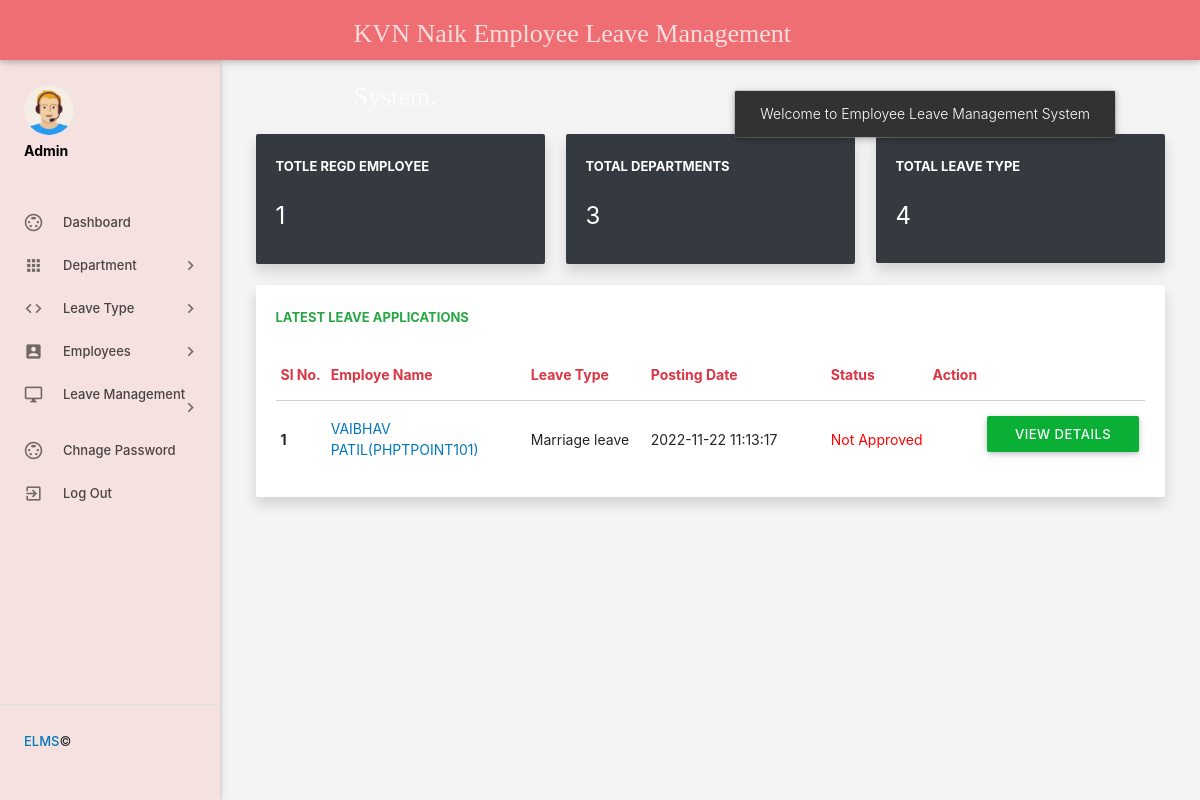
Screenshot of /admin/dashboard.php (signed in) with the database file from the repository.
### tables this page shows
CREATE TABLE `tblleaves` (
  `id` int(11) NOT NULL,
  `LeaveType` varchar(110) NOT NULL,
  `ToDate` varchar(120) NOT NULL,
  `FromDate` varchar(120) NOT NULL,
  `Description` mediumtext NOT NULL,
  `PostingDate` timestamp NOT NULL DEFAULT current_timestamp(),
  `AdminRemark` mediumtext DEFAULT NULL,
  `AdminRemarkDate` varchar(120) DEFAULT NULL,
  `Status` int(1) NOT NULL,
  `IsRead` int(1) NOT NULL,
  `empid` int(11) DEFAULT NULL
);

CREATE TABLE `tblemployees` (
  `id` int(11) NOT NULL,
  `EmpId` varchar(100) NOT NULL,
  `FirstName` varchar(150) NOT NULL,
  `LastName` varchar(150) NOT NULL,
  `EmailId` varchar(200) NOT NULL,
  `Password` varchar(180) NOT NULL,
  `Gender` varchar(100) NOT NULL,
  `Dob` varchar(100) NOT NULL,
  `Department` varchar(255) NOT NULL,
  `Address` varchar(255) NOT NULL,
  `City` varchar(200) NOT NULL,
  `Country` varchar(150) NOT NULL,
  `Phonenumber` char(11) NOT NULL,
  `Status` int(1) NOT NULL,
  `RegDate` timestamp NOT NULL DEFAULT current_timestamp()
);

### admin/dashboard.php (the view, shortened to what this page needs)
<?php
include('includes/config.php');
if(strlen($_SESSION['alogin'])==0)
    {
header('location:index.php');
}
else{
?>
<!DOCTYPE html>
<html lang="en">
    <head>
        <link rel="stylesheet" href="https://maxcdn.bootstrapcdn.com/bootstrap/4.5.0/css/bootstrap.min.css">
        <link type="text/css" rel="stylesheet" href="../assets/plugins/materialize/css/materialize.css"/>
        <link href="../assets/plugins/metrojs/MetroJs.min.css" rel="stylesheet">
        <link href="../assets/plugins/weather-icons-master/css/weather-icons.min.css" rel="stylesheet">
        <link href="../assets/css/alpha.min.css" rel="stylesheet" type="text/css"/>
        <link href="../assets/css/style.css" rel="stylesheet" type="text/css"/>
    </head>
    <body>
           <?php include('includes/header.php');?>
       <?php include('includes/sidebar.php');?>
            <main class="mn-inner mt-5">
                <div class="">
                    <div class="row no-m-t no-m-b">
                    <div class="col s12 m12 col-md-4 l4">
                        <div class="card stats-card border-0 shadow bg-dark ">
                            <div class="card-content">
                                <span class="card-title text-white">Totle Regd Employee</span>
                                <span class="stats-counter text-white">
<?php
$sql = "SELECT id from tblemployees";
$query = $dbh -> prepare($sql);
$query->execute();
$empcount=$query->rowCount();
?>
                                    <span class="counter"><?php echo htmlentities($empcount);?></span></span>
                            </div>
                            <div id="sparkline-bar"></div>
                        </div>
                    </div>
                        <div class="col s12 m12 col-md-4 l4">
                        <div class="card stats-card border-0 shadow bg-dark">
                            <div class="card-content">
                                <span class="card-title text-white">Total Departments </span>
    <?php
$sql = "SELECT id from tbldepartments";
$query = $dbh -> prepare($sql);
$query->execute();
$dptcount=$query->rowCount();
?>
                                <span class="stats-counter text-white"><span class="counter"><?php echo htmlentities($dptcount);?></span></span>
                            </div>
                            <div id="sparkline-line"></div>
                        </div>
                    </div>
                    <div class="col s12 m12 col-md-4 l4">
                        <div class="card stats-card border-0 shadow bg-dark">
                            <div class="card-content" style="height: 129px;">
                                <span class="card-title text-white">Total leave Type</span>
                                    <?php
$sql = "SELECT id from  tblleavetype";
$query = $dbh -> prepare($sql);
$query->execute();
$leavtypcount=$query->rowCount();
?>
                                <span class="stats-counter text-white"><span class="counter"><?php echo htmlentities($leavtypcount);?></span></span>
                            </div>
                        </div>
                    </div>
                </div>
                    <div class="row no-m-t no-m-b">
                        <div class="col s12 m12 l12 col-md-12">
                            <div class="card invoices-card border-0 shadow">
                                <div class="card-content">
                                    <span class="card-title text-success">Latest Leave Applications</span>
                             <table id="example" class="display responsive-table bg-transparent">
                                    <thead>
                                        <tr>
                                            <th class="text-danger">Sl No.</th>
                                            <th width="200" class="text-danger">Employe Name</th>
                                            <th width="120" class="text-danger">Leave Type</th>
                                             <th width="180" class="text-danger">Posting Date</th>
                                            <th class="text-danger">Status</th>
                                            <th align="center" class="text-danger text-center" >Action</th>
                                        </tr>
                                    </thead>
                                    <tbody>
<?php $sql = "SELECT tblleaves.id as lid,tblemployees.FirstName,tblemployees.LastName,tblemployees.EmpId,tblemployees.id,tblleaves.LeaveType,tblleaves.PostingDate,tblleaves.Status from tblleaves join tblemployees on tblleaves.empid=tblemployees.id order by lid desc limit 6";
$query = $dbh -> prepare($sql);
$query->execute();
$results=$query->fetchAll(PDO::FETCH_OBJ);
$cnt=1;
if($query->rowCount() > 0)
{
foreach($results as $result)
{
      ?>
                                        <tr>
                                            <td> <b><?php echo htmlentities($cnt);?></b></td>
                                              <td><a href="editemployee.php?empid=<?php echo htmlentities($result->id);?>" target="_blank"><?php echo htmlentities($result->FirstName." ".$result->LastName);?>(<?php echo htmlentities($result->EmpId);?>)</a></td>
                                            <td><?php echo htmlentities($result->LeaveType);?></td>
                                            <td><?php echo htmlentities($result->PostingDate);?></td>
                                                                       <td><?php $stats=$result->Status;
if($stats==1){
                                             ?>
                                                 <span style="color: green">Approved</span>
                                                 <?php } if($stats==2)  { ?>
                                                <span style="color: red">Not Approved</span>
                                                 <?php } if($stats==0)  { ?>
 <span style="color: blue">waiting for approval</span>
 <?php } ?>
                                             </td>
          <td>
           <td><a href="leave-details.php?leaveid=<?php echo htmlentities($result->lid);?>" class="waves-effect waves-light btn blue m-b-xs"  > View Details</a></td>
                                    </tr>
                                         <?php $cnt++;} }?>
                                    </tbody>
                                </table>
                                </div>
                            </div>
                        </div>
                    </div>
                </div>
            </main>
        </div>
    </body>
</html>
<?php } ?>

### assets/css/style.css (style rules this page uses)
.btn { background:#09b035!important; }

### rows the page displays
tblleaves: tblemployees.FirstName+LastName "VAIBHAV PATIL", tblemployees.EmpId "PHPTPOINT101", LeaveType "Marriage leave", PostingDate "2022-11-22 11:13:17", Status "Not Approved"

### other values shown
$empcount "1"
$dptcount "3"
$leavtypcount "4"
